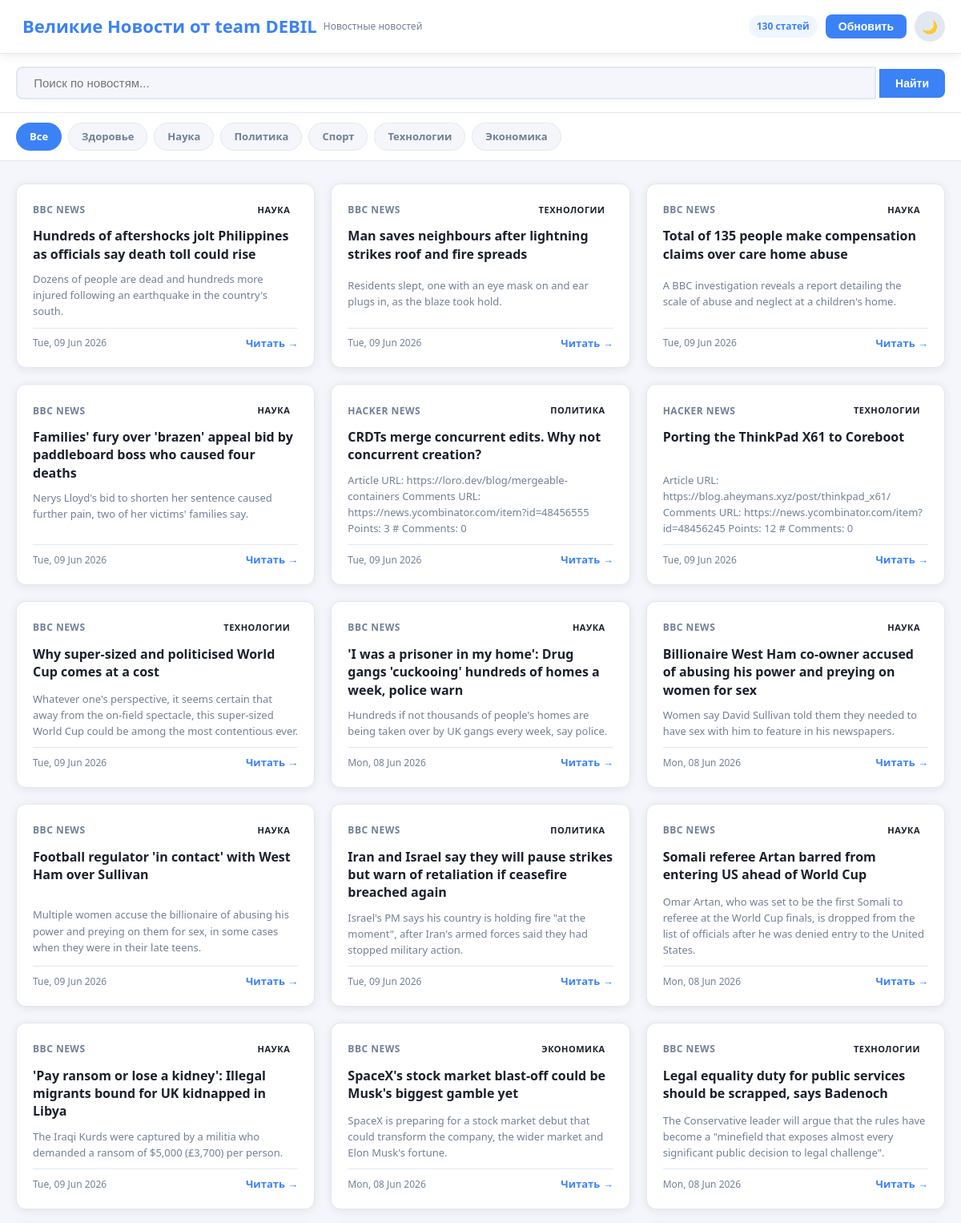
The page / (upper part) on the database its author committed.
### tables this page shows
CREATE TABLE articles (
            id        INTEGER PRIMARY KEY AUTOINCREMENT,
            title     TEXT    NOT NULL,
            url       TEXT    NOT NULL UNIQUE,
            summary   TEXT,
            source    TEXT,
            category  TEXT    DEFAULT 'general',
            published TEXT,
            scraped_at DATETIME DEFAULT CURRENT_TIMESTAMP
        );

### app.py (the view)
@app.route("/")
def index():
    keyword  = request.args.get("q", "").strip()
    category = request.args.get("category", "all").strip()
    articles   = get_articles(category=category, keyword=keyword, limit=60)
    categories = get_categories()
    total      = count_articles()
    return render_template(
        "index.html",
        articles=articles,
        categories=categories,
        current_category=category,
        keyword=keyword,
        total=total,
    )

### database.py (called while the page is built)
def get_connection() -> sqlite3.Connection:
    conn = sqlite3.connect(DB_PATH)
    conn.row_factory = sqlite3.Row
    return conn

def get_articles(category: str = None, keyword: str = None,
                 limit: int = 50) -> list:
    conn = get_connection()
    cursor = conn.cursor()
    query = "SELECT * FROM articles WHERE 1=1"
    params = []
    if category and category != "all":
        query += " AND category = ?"
        params.append(category)
    if keyword:
        query += " AND (title LIKE ? OR summary LIKE ?)"
        params.extend([f"%{keyword}%", f"%{keyword}%"])
    query += " ORDER BY scraped_at DESC LIMIT ?"
    params.append(limit)
    cursor.execute(query, params)
    rows = cursor.fetchall()
    conn.close()
    return [dict(row) for row in rows]

def get_categories() -> list:
    conn = get_connection()
    cursor = conn.cursor()
    cursor.execute("SELECT DISTINCT category FROM articles ORDER BY category")
    rows = cursor.fetchall()
    conn.close()
    return [row["category"] for row in rows]

def count_articles() -> int:
    conn = get_connection()
    cursor = conn.cursor()
    cursor.execute("SELECT COUNT(*) as cnt FROM articles")
    row = cursor.fetchone()
    conn.close()
    return row["cnt"]

### templates/index.html (shortened to what this page needs)
<!DOCTYPE html>
<html lang="ru" data-theme="light">
<head>
  <link rel="stylesheet" href="static/css/style.css">
</head>
<body>
  <header class="header">
    <div class="container">
      <div class="header__inner">
        <div class="logo">
          <span class="logo__text">Великие Новости от team DEBIL</span>
          <span class="logo__sub">Новостные новостей</span>
        </div>
        <div class="header__actions">
          <span class="stats-badge">{{ total }} статей</span>
          <button class="btn btn--refresh" onclick="document.getElementById('refreshForm').submit()">
             Обновить
          </button>
          <button class="btn btn--theme" onclick="toggleTheme()" id="themeBtn">🌙</button>
        </div>
      </div>
    </div>
  </header>
  <div class="search-bar">
    <div class="container">
      <form action="/" method="GET" id="searchForm">
        <div class="search-bar__inner">
          <input
            class="search-input"
            type="text"
            name="q"
            value="{{ keyword }}"
            placeholder=" Поиск по новостям..."
            id="liveSearch"
            autocomplete="off"
          >
          <button class="btn btn--search" type="submit">Найти</button>
        </div>
      </form>
    </div>
  </div>
  <div class="categories">
    <div class="container">
      <div class="categories__list">
        <a class="cat-tab {% if current_category == 'all' %}cat-tab--active{% endif %}"
           href="/?category=all{% if keyword %}&q={{ keyword }}{% endif %}">
          Все
        </a>
        {% for cat in categories %}
        <a class="cat-tab {% if current_category == cat %}cat-tab--active{% endif %}"
           href="/?category={{ cat }}{% if keyword %}&q={{ keyword }}{% endif %}">
          {{ cat | capitalize }}
        </a>
        {% endfor %}
      </div>
    </div>
  </div>
  <main class="main">
    <div class="container">
      {% if articles %}
      <div class="news-grid" id="newsGrid">
        {% for article in articles %}
        <article class="card" data-category="{{ article.category }}">
          <div class="card__header">
            <span class="card__source">{{ article.source }}</span>
            <span class="card__cat card__cat--{{ article.category }}">{{ article.category }}</span>
          </div>
          <h2 class="card__title">
            <a href="{{ article.url }}" target="_blank" rel="noopener">
              {{ article.title }}
            </a>
          </h2>
          <p class="card__summary">{{ article.summary[:200] }}{% if article.summary|length > 200 %}...{% endif %}</p>
          <div class="card__footer">
            <span class="card__date">{{ article.published[:16] if article.published else '' }}</span>
            <a class="card__link" href="{{ article.url }}" target="_blank" rel="noopener">
              Читать →
            </a>
          </div>
        </article>
        {% endfor %}
      </div>
      {% else %}
      <div class="empty-state">
        <div class="empty-state__icon"></div>
        <h3>Новости не найдены</h3>
        <p>Нажмите «Обновить», чтобы загрузить свежие новости</p>
      </div>
      {% endif %}
    </div>
  </main>
</body>
</html>

### static/css/style.css (style rules this page uses)
*, *::before, *::after { box-sizing: border-box; margin: 0; padding: 0; }
:root { --bg: #f4f6fb; --surface: #ffffff; --border: #e2e8f0; --text: #1a202c; --text-sub: #718096; --accent: #3b82f6; --accent-h: #2563eb; --radius: 12px; --shadow: 0 2px 12px rgba(0,0,0,.08); --trans: .2s ease; }
body { background: var(--bg); color: var(--text); font-family: 'Segoe UI', system-ui, sans-serif; font-size: 15px; line-height: 1.6; transition: background var(--trans), color var(--trans); }
a { color: var(--accent); text-decoration: none; }
.container { max-width: 1200px; margin: 0 auto; padding: 0 20px; }
.header { background: var(--surface); border-bottom: 1px solid var(--border); box-shadow: var(--shadow); position: sticky; top: 0; z-index: 100; }
.header__inner { display: flex; align-items: center; justify-content: space-between; padding: 14px 0; gap: 16px; }
.logo { display: flex; align-items: center; gap: 8px; }
.logo__text { font-size: 22px; font-weight: 700; color: var(--accent); }
.logo__sub { font-size: 12px; color: var(--text-sub); }
.header__actions { display: flex; align-items: center; gap: 10px; }
.stats-badge { background: #eff6ff; color: var(--accent); font-size: 12px; font-weight: 600; padding: 4px 10px; border-radius: 20px; }
.btn { border: none; cursor: pointer; border-radius: 8px; font-size: 14px; font-weight: 600; padding: 7px 16px; transition: all var(--trans); }
.btn--refresh { background: var(--accent); color: #fff; }
.btn--theme { background: var(--border); color: var(--text); font-size: 16px; width: 38px; height: 38px; padding: 0; border-radius: 50%; }
.btn--search { background: var(--accent); color: #fff; padding: 10px 20px; border-radius: 0 8px 8px 0; }
.search-bar { background: var(--surface); padding: 16px 0; border-bottom: 1px solid var(--border); }
.search-bar__inner { display: flex; align-items: center; gap: 4px; }
.search-input { flex: 1; padding: 10px 16px; border: 2px solid var(--border); border-radius: 8px 0 0 8px; font-size: 15px; background: var(--bg); color: var(--text); outline: none; transition: border var(--trans); }
.categories { background: var(--surface); padding: 12px 0; border-bottom: 1px solid var(--border); }
.categories__list { display: flex; gap: 8px; flex-wrap: wrap; }
.cat-tab { padding: 6px 16px; border-radius: 20px; font-size: 13px; font-weight: 600; color: var(--text-sub); background: var(--bg); border: 1px solid var(--border); transition: all var(--trans); }
.cat-tab:hover, .cat-tab--active { background: var(--accent); color: #fff; border-color: var(--accent); }
.main { padding: 28px 0 48px; }
.news-grid { display: grid; grid-template-columns: repeat(auto-fill, minmax(340px, 1fr)); gap: 20px; }
.card { background: var(--surface); border: 1px solid var(--border); border-radius: var(--radius); padding: 20px; display: flex; flex-direction: column; gap: 10px; box-shadow: var(--shadow); transition: transform var(--trans), box-shadow var(--trans); }
.card__header { display: flex; justify-content: space-between; align-items: center; }
.card__source { font-size: 12px; font-weight: 600; color: var(--text-sub); text-transform: uppercase; letter-spacing: .5px; }
.card__title { font-size: 16px; font-weight: 700; line-height: 1.4; flex: 1; }
.card__title a { color: var(--text); }
.card__summary { font-size: 13px; color: var(--text-sub); line-height: 1.55; flex: 1; }
.card__footer { display: flex; justify-content: space-between; align-items: center; padding-top: 8px; border-top: 1px solid var(--border); margin-top: auto; }
.card__date { font-size: 12px; color: var(--text-sub); }
.card__link { font-size: 13px; font-weight: 600; color: var(--accent); }
.card__cat { font-size: 11px; font-weight: 700; padding: 3px 10px; border-radius: 12px; text-transform: uppercase; letter-spacing: .5px; }

### rows shown on the page
articles: source "BBC NEWS", category "НАУКА", title "Hundreds of aftershocks jolt Philippines as officials say death toll could rise", summary "Dozens of people are dead and hundreds more injured following an earthquake in the country's south.", published "Tue, 09 Jun 2026"
articles: source "BBC NEWS", category "ТЕХНОЛОГИИ", title "Man saves neighbours after lightning strikes roof and fire spreads", summary "Residents slept, one with an eye mask on and ear plugs in, as the blaze took hold.", published "Tue, 09 Jun 2026"
articles: source "BBC NEWS", category "НАУКА", title "Total of 135 people make compensation claims over care home abuse", summary "A BBC investigation reveals a report detailing the scale of abuse and neglect at a children's home.", published "Tue, 09 Jun 2026"
articles: source "BBC NEWS", category "НАУКА", title "Families' fury over 'brazen' appeal bid by paddleboard boss who caused four deaths", summary "Nerys Lloyd's bid to shorten her sentence caused further pain, two of her victims' families say.", published "Tue, 09 Jun 2026"
articles: source "HACKER NEWS", category "ПОЛИТИКА", title "CRDTs merge concurrent edits. Why not concurrent creation?", summary "Article URL: https://loro.dev/blog/mergeable-containers Comments URL: https://news.ycombinator.com/item?id=48456555 Points: 3 # Comments: 0", published "Tue, 09 Jun 2026"
articles: source "HACKER NEWS", category "ТЕХНОЛОГИИ", title "Porting the ThinkPad X61 to Coreboot", summary "Article URL: https://blog.aheymans.xyz/post/thinkpad_x61/ Comments URL: https://news.ycombinator.com/item?id=48456245 Points: 12 # Comments: 0", published "Tue, 09 Jun 2026"
articles: source "BBC NEWS", category "ТЕХНОЛОГИИ", title "Why super-sized and politicised World Cup comes at a cost", summary "Whatever one's perspective, it seems certain that away from the on-field spectacle, this super-sized World Cup could be among the most contentious ever.", published "Tue, 09 Jun 2026"
articles: source "BBC NEWS", category "НАУКА", title "'I was a prisoner in my home': Drug gangs 'cuckooing' hundreds of homes a week, police warn", summary "Hundreds if not thousands of people's homes are being taken over by UK gangs every week, say police.", published "Mon, 08 Jun 2026"
articles: source "BBC NEWS", category "НАУКА", title "Billionaire West Ham co-owner accused of abusing his power and preying on women for sex", summary "Women say David Sullivan told them they needed to have sex with him to feature in his newspapers.", published "Mon, 08 Jun 2026"
articles: source "BBC NEWS", category "НАУКА", title "Football regulator 'in contact' with West Ham over Sullivan", summary "Multiple women accuse the billionaire of abusing his power and preying on them for sex, in some cases when they were in their late teens.", published "Tue, 09 Jun 2026"
articles: source "BBC NEWS", category "ПОЛИТИКА", title "Iran and Israel say they will pause strikes but warn of retaliation if ceasefire breached again", summary "Israel's PM says his country is holding fire \"at the moment\", after Iran's armed forces said they had stopped military action.", published "Tue, 09 Jun 2026"
articles: source "BBC NEWS", category "НАУКА", title "Somali referee Artan barred from entering US ahead of World Cup", summary "Omar Artan, who was set to be the first Somali to referee at the World Cup finals, is dropped from the list of officials after he was denied entry to the United States.", published "Mon, 08 Jun 2026"
articles: source "BBC NEWS", category "НАУКА", title "'Pay ransom or lose a kidney': Illegal migrants bound for UK kidnapped in Libya", summary "The Iraqi Kurds were captured by a militia who demanded a ransom of $5,000 (£3,700) per person.", published "Tue, 09 Jun 2026"
articles: source "BBC NEWS", category "ЭКОНОМИКА", title "SpaceX's stock market blast-off could be Musk's biggest gamble yet", summary "SpaceX is preparing for a stock market debut that could transform the company, the wider market and Elon Musk's fortune.", published "Mon, 08 Jun 2026"
articles: source "BBC NEWS", category "ТЕХНОЛОГИИ", title "Legal equality duty for public services should be scrapped, says Badenoch", summary "The Conservative leader will argue that the rules have become a \"minefield that exposes almost every significant public decision to legal challenge\".", published "Mon, 08 Jun 2026"

### other values the page prints
{{ total }} "130"
{{ cat | capitalize }} "Здоровье" "Наука" "Политика" "Спорт" "Технологии" "Экономика"
